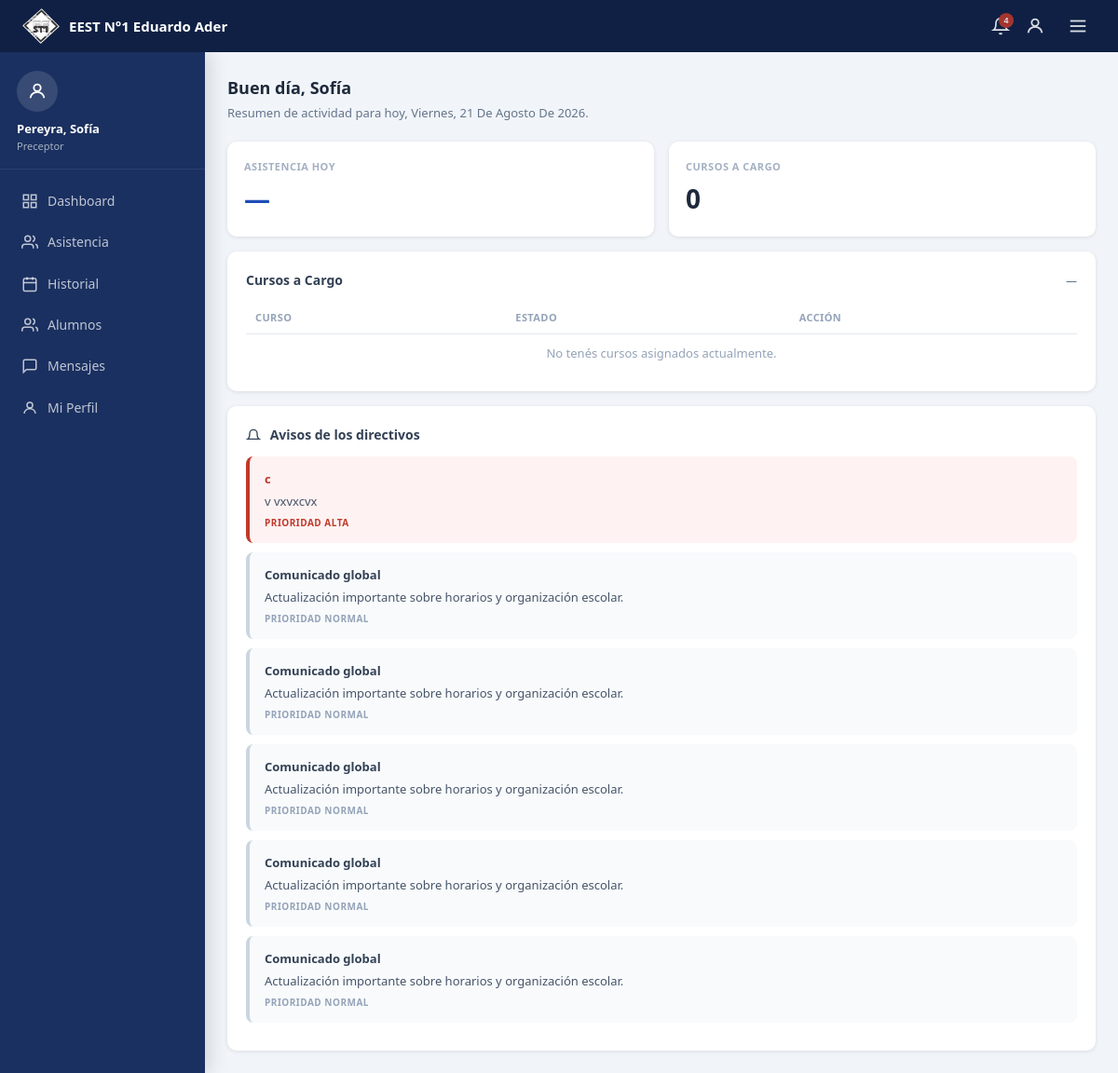
/index.php?page=preceptor/preceptor (signed in), run on the app's committed database.
### tables this page shows
CREATE TABLE `notificaciones` (
  `id` int(10) UNSIGNED NOT NULL,
  `institucion_id` int(10) UNSIGNED NOT NULL DEFAULT 1,
  `creado_por` int(10) UNSIGNED NOT NULL,
  `titulo` varchar(255) NOT NULL,
  `contenido` text NOT NULL,
  `tipo` enum('aviso','comunicado','alerta','recordatorio') NOT NULL DEFAULT 'aviso',
  `prioridad` enum('normal','alta','urgente') NOT NULL DEFAULT 'normal',
  `rol_destino` set('admin','directivo','preceptor','alumno','padre_tutor','todos') NOT NULL DEFAULT 'todos',
  `curso_id` int(10) UNSIGNED DEFAULT NULL COMMENT 'NULL = para toda la institución',
  `activo` tinyint(1) NOT NULL DEFAULT 1,
  `fecha_expiracion` date DEFAULT NULL,
  `created_at` timestamp NOT NULL DEFAULT current_timestamp(),
  `updated_at` timestamp NOT NULL DEFAULT current_timestamp() ON UPDATE current_timestamp()
);

### views/preceptor/preceptor.php (the view, shortened to what the rows shown need)
<?php
require_once __DIR__ . '/../../controllers/PreceptorController.php';
$preceptorId = (int) $_SESSION['usuario_id'];
$portal = PreceptorController::portalData($preceptorId);
?>
<link rel="stylesheet" href="../public/assets/css/preceptor.css">
<div id="preceptor-portal-root">
<div class="layout">
  <main class="main">
    <section class="view active" id="view-dashboard">
      <div class="card">
        <table class="course-table">
          <thead>
            <tr>
              <th>CURSO</th>
              <th>ESTADO</th>
              <th>ACCIÓN</th>
            </tr>
          </thead>
        </table>
      </div>
      <div class="card" style="margin-top:16px">
        <?php if (empty($portal['avisos'])): ?>
          <div style="padding:12px 0;color:var(--gray-400);font-size:13px">Sin avisos por el momento.</div>
        <?php else: foreach ($portal['avisos'] as $aviso): ?>
          <div class="aviso <?= $aviso['prioridad'] === 'urgente' || $aviso['prioridad'] === 'alta' ? 'aviso-red' : 'aviso-gray' ?>">
            <div class="aviso-title" style="<?= $aviso['prioridad'] === 'normal' ? 'color:var(--gray-700)' : '' ?>"><?= e($aviso['titulo']) ?></div>
            <div class="aviso-body"><?= e($aviso['contenido']) ?></div>
            <div class="aviso-tag">PRIORIDAD <?= e(mb_strtoupper($aviso['prioridad'])) ?></div>
          </div>
        <?php endforeach; endif; ?>
      </div>
    </section>
  </main>
</div>
</div>

### data on the page
notificaciones: titulo "c", contenido "v vxvxcvx", prioridad "ALTA"
notificaciones: titulo "Comunicado global", contenido "Actualización importante sobre horarios y organización escolar.", prioridad "NORMAL"
notificaciones: titulo "Comunicado global", contenido "Actualización importante sobre horarios y organización escolar.", prioridad "NORMAL"
notificaciones: titulo "Comunicado global", contenido "Actualización importante sobre horarios y organización escolar.", prioridad "NORMAL"
notificaciones: titulo "Comunicado global", contenido "Actualización importante sobre horarios y organización escolar.", prioridad "NORMAL"
notificaciones: titulo "Comunicado global", contenido "Actualización importante sobre horarios y organización escolar.", prioridad "NORMAL"

### other printed values
$totalNoLeidos "4"
$apellido . ', ' . $nombre "Pereyra, Sofía"
$nombre "Sofía"
$portal['fechaHoyLarga'] "Viernes, 21 De Agosto De 2026"
count($portal['cursos']) "0"
$turno ?: '—' "—"
